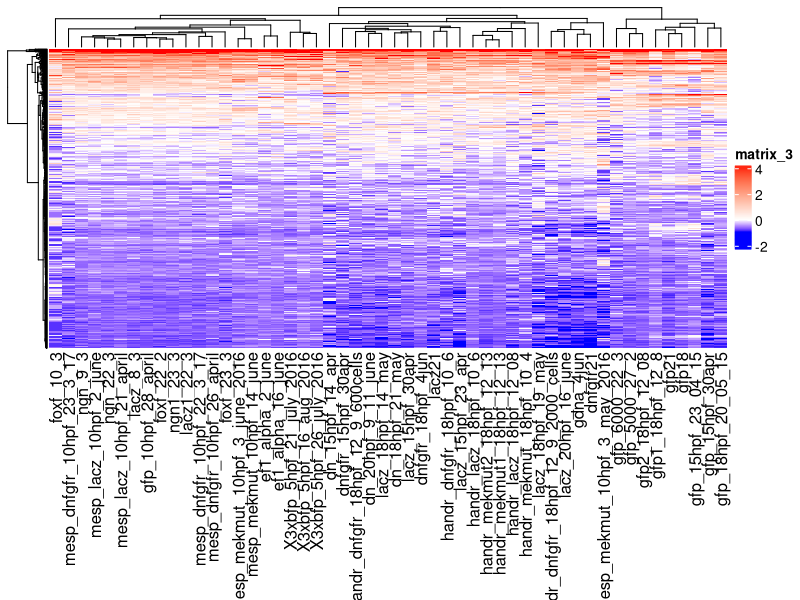
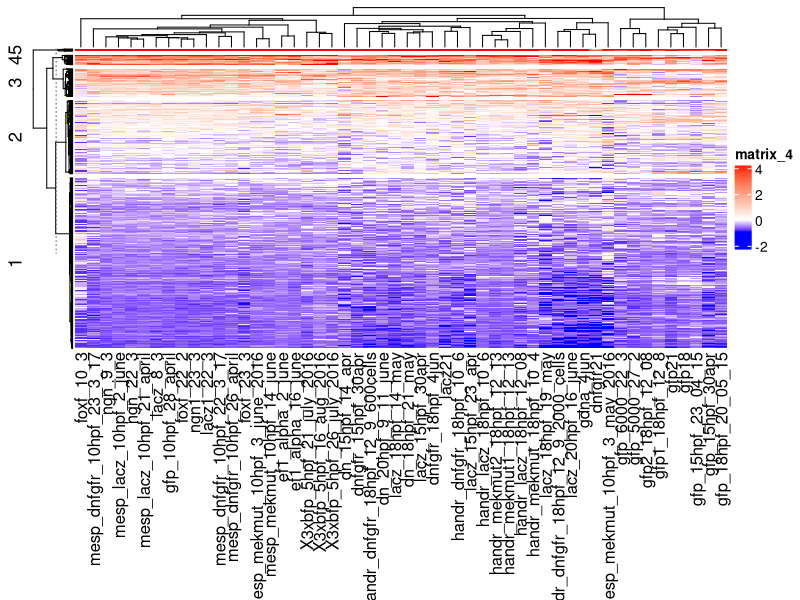
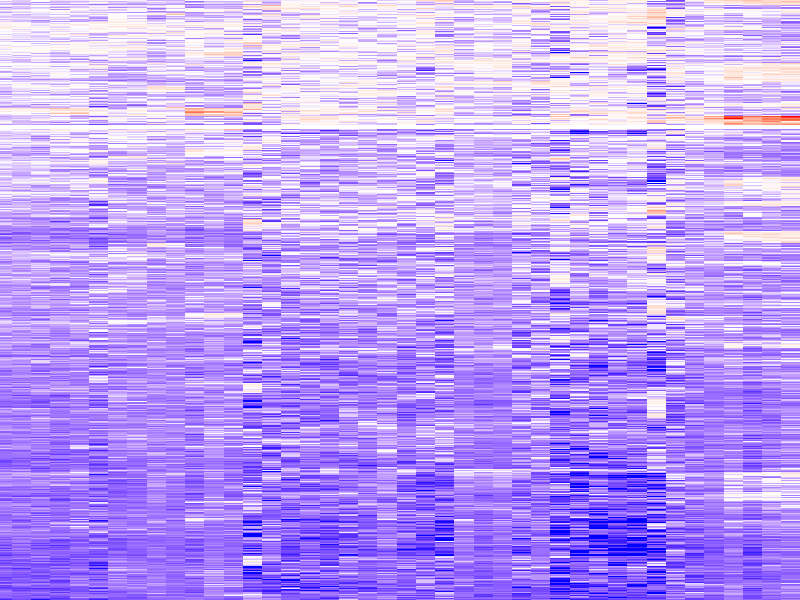
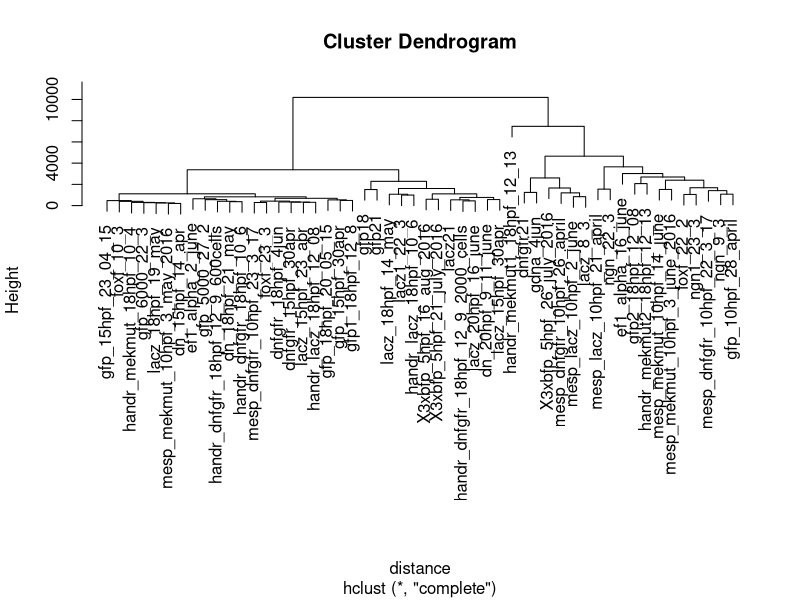
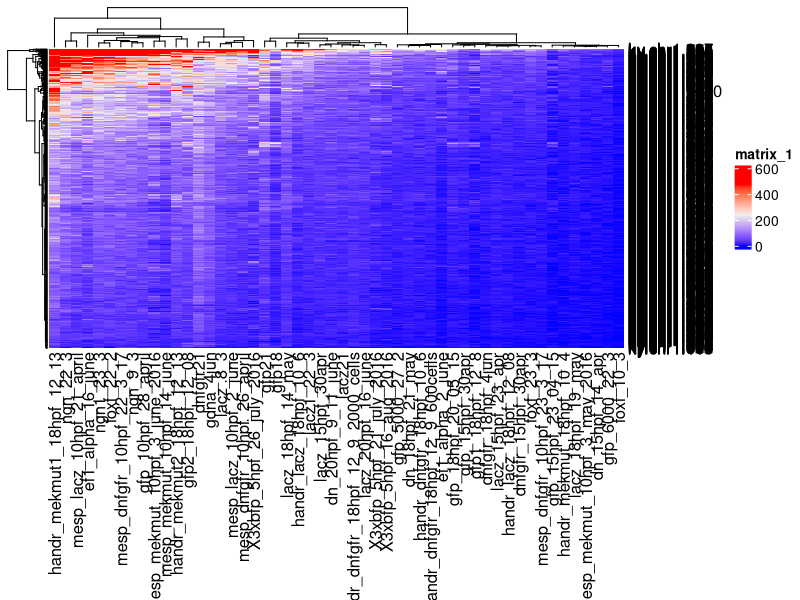
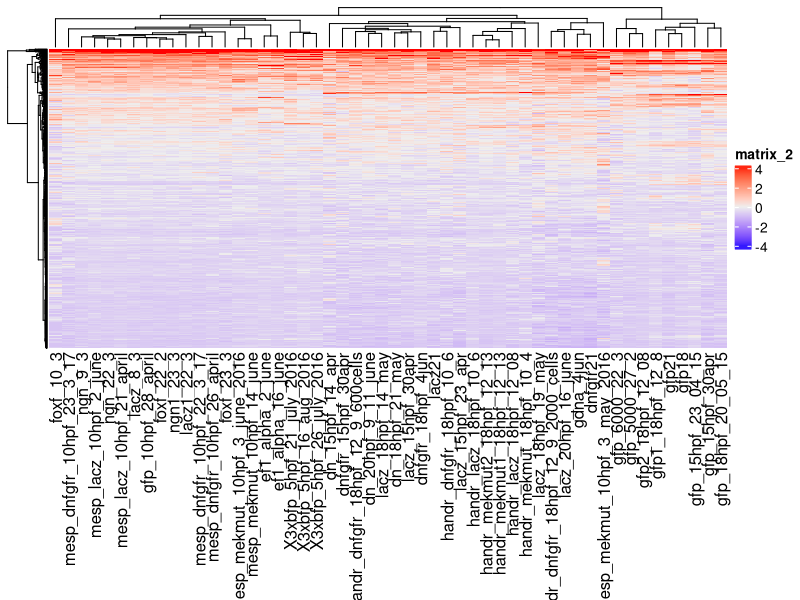
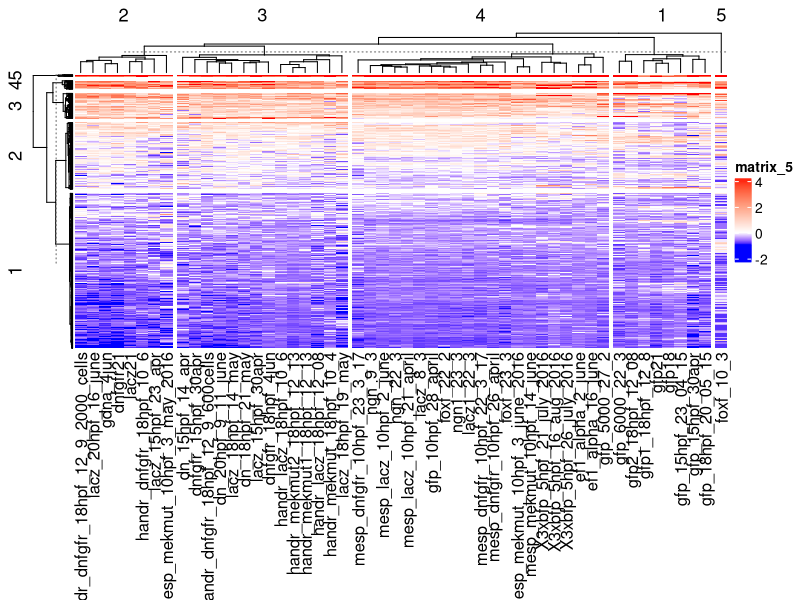
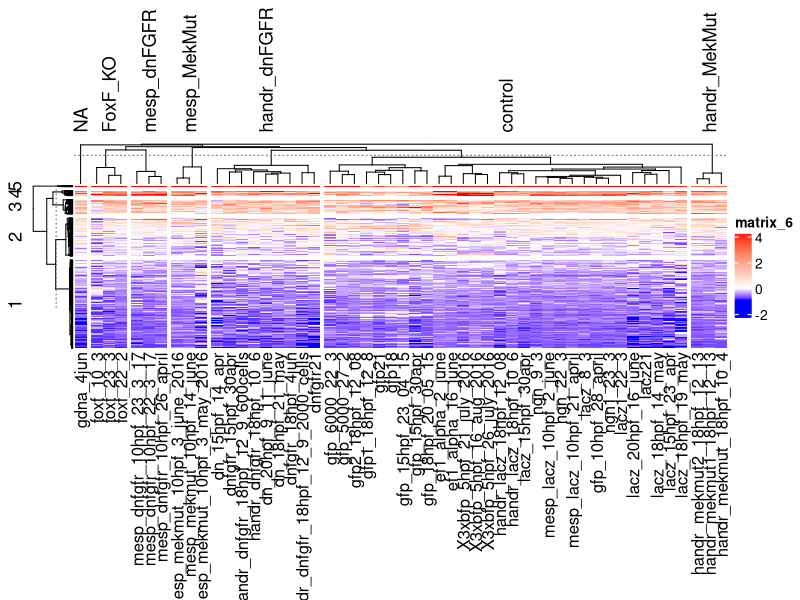

Write R code to recreate these figures, in order.
## ---- chunk 1
knitr::opts_chunk$set(echo = T, include = T)
## ---- chunk 2
# read data
# ATACseq counts
counts <- read.table('counts.tsv')

# compute distances
distance <- dist(t(as.matrix(counts)))

# create dendrogram
hclusts <- hclust(distance)

# plot dendrogram
# pdf() opens a connection to an image file & writes any subsequent plots to the file
pdf('dendrogram.pdf')

plot(hclusts)

# dev.off() closes the connection. Otherwise each subsequent plot will overwrite the previous one.
dev.off()

# cut dendrogram into 5 most distal clusters
cutree(hclusts,5)

## ---- chunk 3
km <- kmeans(distance,5)

## ---- chunk 4
library(ComplexHeatmap)
hm <- Heatmap(counts)

pdf('counts.pdf')
draw(hm)
dev.off()

## ---- chunk 5
zscore <- function(x) {
	m <- mean(x,na.rm=T)
	x <- (x-m)/sd(x,na.rm=T)
	return(x)
}

# apply() accepts a matrix & passes each row or column independently to a specified function
# the second argument is the margin (1 for rows, 2 for columns)
z.rows <- apply(counts,1,zscore)
z.cols <- apply(counts,2,zscore)

pdf('counts_z.pdf')
draw(Heatmap(z.cols,show_row_names = F))
dev.off()

## ---- chunk 6
col.z <- function(x,quant=.01) {
	# require() loads a library within a function call.
	require(circlize)
	# colorRamp2() accepts a numeric vector and a color vector.
	# It returns a function that assigns color values to numeric values.
	colorRamp2(
	      c(quantile(x,quant,na.rm=T),0,quantile(x,1-quant,na.rm=T)),
	      c('blue','white','red')
	)
}

hm.cols <- col.z(z.cols)

hm <- Heatmap(z.cols,show_row_names = F,
	      col=hm.cols)

# note that hm.cols() is a *function* and can be invoked independently of Heatmap()
hm.cols(-3:3)

draw(hm)

# divide heatmap using k-means clustering
hm.k <- Heatmap(z.cols,show_row_names = F, km=5,
	      col=hm.cols)

draw(hm.k)

# the same can be done for columns
hm.k <- Heatmap(z.cols,show_row_names = F, km=5,column_km=5,
	      col=hm.cols)

pdf('counts_z_kmeans.pdf')
draw(hm.k)
dev.off()
## ---- chunk 7
# experimental design
design <- read.delim('ataclib.txt',row.names=1)
hm.k <- Heatmap(z.cols,show_row_names = F, km=5,
	      col=hm.cols,
	      column_split = design$condition,column_title_rot = 90)

pdf('counts_z_kmeans.pdf')
draw(hm.k)
dev.off()
## ---- chunk 8
ann <- columnAnnotation(condition=design$condition,time=design$time)

hm.k <- Heatmap(z.cols,show_row_names = F, km=5,
	      col=hm.cols,top_annotation = ann)
#The plot size can be adjusted by specifying height & width
pdf('counts_z_kmeans.pdf',height=20,width=20)
draw(hm.k)
dev.off()
## ---- chunk 9

hm.k <- Heatmap(z.cols,show_row_names = F, km=5,
	      col=hm.cols,top_annotation = ann,
	      heatmap_width = unit(2,'npc'),
	      heatmap_height = unit(2,'npc'),
	      width = unit(25.4,'cm'),height=unit(25.4,'cm'))

draw(hm.k)

hm.cell <- function(
		x,...,
		cell.h=NULL,cell.w=NULL,
		height=NULL,width=NULL,
		heatmap_height=NULL, heatmap_width=NULL,
		units='in'
){
	require(ComplexHeatmap)
	if(!is.null(cell.h)) height <- unit(nrow(x)*cell.h,units)
	if(!is.null(cell.w)) width <- unit(ncol(x)*cell.w,units)
	return(Heatmap(x,...,height=height,width=width))
}

hm.k <- hm.cell(z.cols,show_row_names = F, km=5,
	      col=hm.cols,top_annotation = ann,
	      heatmap_width = unit(2,'npc'),
	      heatmap_height = unit(2,'npc'),
	      cell.h=.01,cell.w=.2,units='in')

pdf('counts_z_kmeans.pdf',height=20,width=20)
draw(hm.k)
dev.off()

## ---- chunk 10
get.cols <- function(x,...){
  setNames(rainbow(length(unique(x)),...),unique(x))
}

better.color <- function(x,...){
  anno_simple(x,col=get.cols(x,...))
}

ann <- columnAnnotation(
  condition=better.color(design$condition),
  time=better.color(design$time,s=.5),
  ncells=anno_barplot(design$ncells,height = unit(1,'in'))
)

row.ann <- rowAnnotation(
  count.value=anno_lines(
    cbind(mean=apply(counts,1,mean),
          SD=apply(counts,1,sd)),
    width = unit(1,'in'),
    gp = gpar(col=c(1,2))
  )
)

hm.k <- hm.cell(z.cols,show_row_names = F, km=5,
	      col=hm.cols,top_annotation = ann,
	      right_annotation=row.ann,
	      heatmap_width = unit(2,'npc'),
	      heatmap_height = unit(2,'npc'),
	      cell.h=.01,cell.w=.2,units='in',
	      name='z-score')

pdf('counts_z_kmeans.pdf',height=20,width=20)
draw(hm.k)
dev.off()
## ---- chunk 11
lgd <- list(
  Legend(unique(design$condition),
         legend_gp=gpar(fill=get.cols(design$condition)), 
         title = 'condition'),
  Legend(unique(design$time),
         legend_gp=gpar(fill=get.cols(design$time,s=.5)),
         title = 'time'),
  Legend(c("mean","SD"),
         type='lines',
         legend_gp = gpar(col=c(1,2)),
         title='count value')
)

pdf('counts_z_kmeans.pdf',height=20,width=20)
draw(hm.k, annotation_legend_list=lgd)
dev.off()
